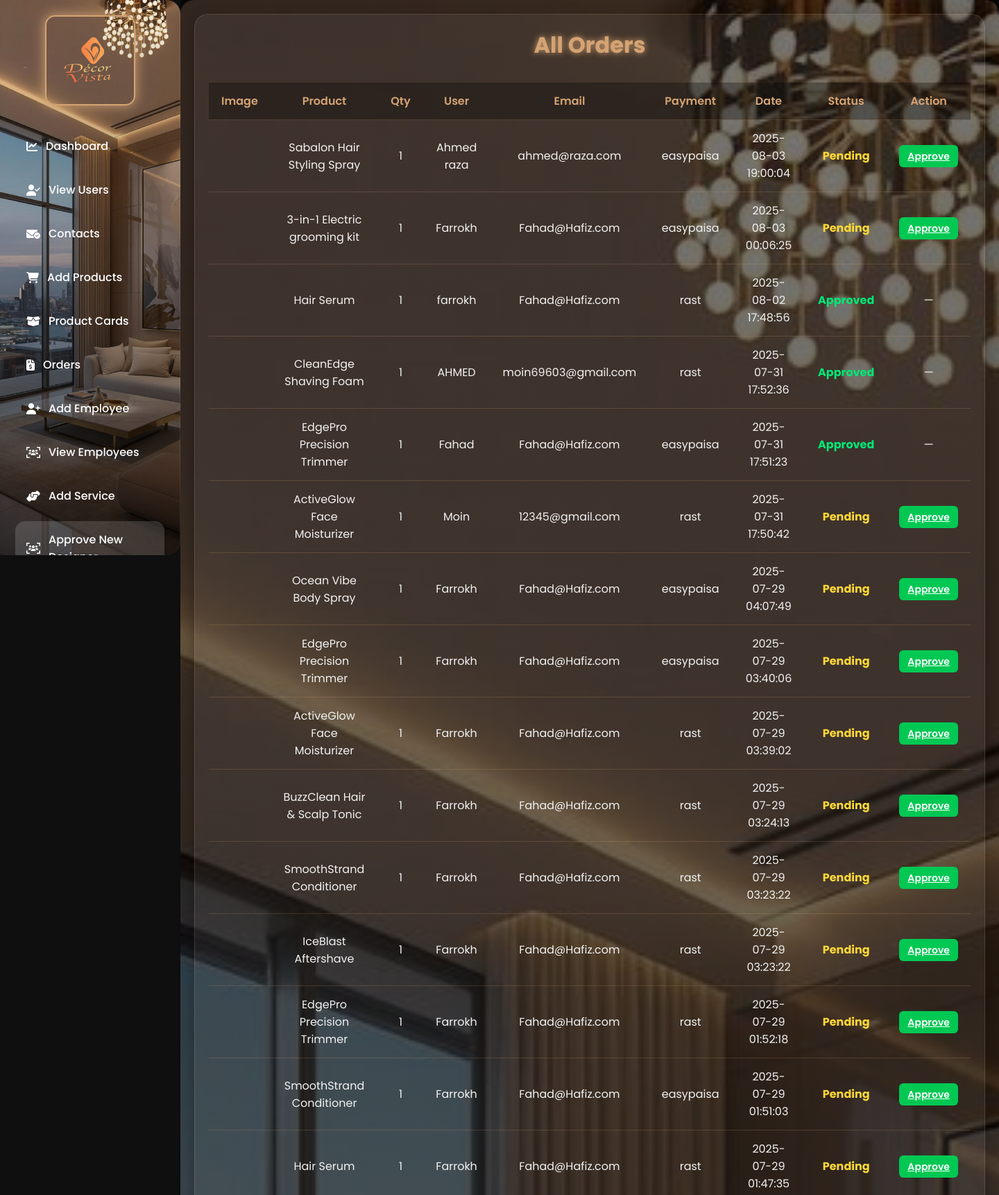
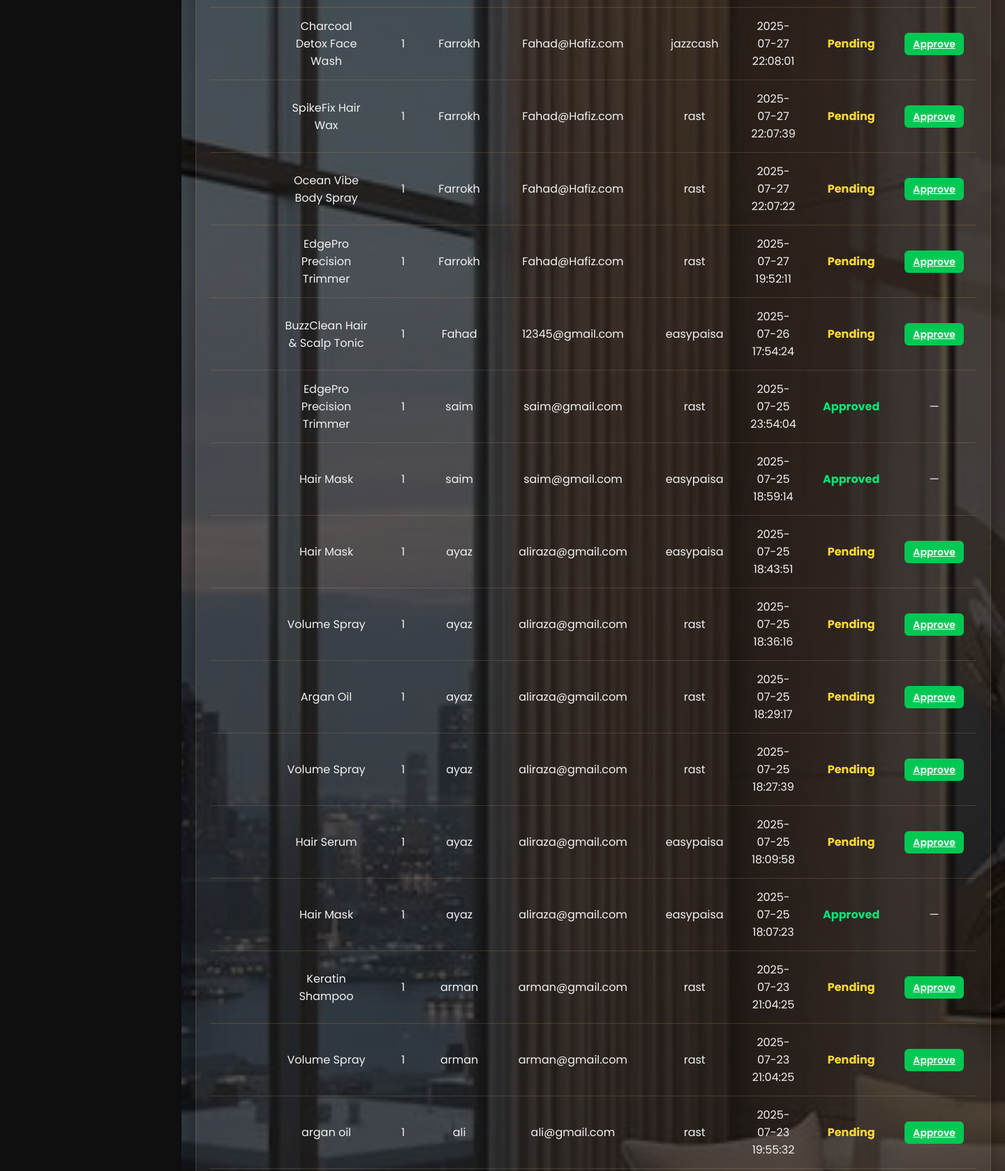
Page /admin_order.php (signed in, upper part) on the committed database (2 pictures, top to bottom).
### tables this page shows
CREATE TABLE `orders` (
  `id` int(11) NOT NULL,
  `product_name` varchar(100) DEFAULT NULL,
  `product_image` varchar(255) DEFAULT NULL,
  `product_price` decimal(10,2) DEFAULT NULL,
  `quantity` int(11) DEFAULT NULL,
  `username` varchar(100) DEFAULT NULL,
  `email` varchar(100) DEFAULT NULL,
  `payment_method` varchar(50) DEFAULT NULL,
  `order_date` datetime DEFAULT current_timestamp(),
  `status` varchar(20) DEFAULT 'Pending'
);

### admin_order.php (the view, shortened to what this page needs)
<?php
include 'db.php';
$result = mysqli_query($conn, "SELECT * FROM orders ORDER BY order_date DESC");
?>
<!DOCTYPE html>
<html lang="en">
<head>
  <link rel="stylesheet" href="https://cdnjs.cloudflare.com/ajax/libs/font-awesome/6.4.0/css/all.min.css">
</head>
<body>
  <div class="sidebar">
    <div class="logo">
      <img src="decorevistaimages/logo.png" alt="Logo" />
    </div>
  <nav>
            <a href="admin.php"><i class="fa-solid fa-chart-line"></i> Dashboard</a>
            <a href="Signup_view.php"><i class="fa-solid fa-user-check"></i> View Users</a>
            <a href="contect_view.php"><i class="fa-solid fa-envelope-circle-check"></i> Contacts</a>
            <a href="admin_add_product3.php"><i class="fa-solid fa-cart-shopping"></i> Add Products</a>
            <a href="view_products_cards.php"><i class="fa-solid fa-box-open"></i> Product Cards</a>
            <a href="admin_order.php"><i class="fa-solid fa-file-invoice-dollar"></i> Orders</a>
            <a href="admin_add_employee.php"><i class="fa-solid fa-user-plus"></i> Add Employee</a>
            <a href="admin_view_employee.php"><i class="fa-solid fa-users-viewfinder"></i> View Employees</a>
            <a href="appointment_service_add.php"><i class="fa-solid fa-handshake-angle"></i> Add Service</a>
            <a href="designer-approval.php" style="background:rgba(255,255,255,0.15);"><i
                    class="fa-solid fa-users-viewfinder"></i> Approve New Designer</a>
        </nav>
  </div>
<div class="main-content">
  <div class="container">
    <h2>All Orders</h2>
    <table>
      <thead>
        <tr>
          <th>Image</th>
          <th>Product</th>
          <th>Qty</th>
          <th>User</th>
          <th>Email</th>
          <th>Payment</th>
          <th>Date</th>
          <th>Status</th>
          <th>Action</th>
        </tr>
      </thead>
      <tbody>
        <?php while($row = mysqli_fetch_assoc($result)): ?>
        <tr>
          <td data-label="Image"><img src="<?= $row['product_image'] ?>" alt=""></td>
          <td data-label="Product"><?= $row['product_name'] ?></td>
          <td data-label="Qty"><?= $row['quantity'] ?></td>
          <td data-label="User"><?= $row['username'] ?></td>
          <td data-label="Email"><?= $row['email'] ?></td>
          <td data-label="Payment"><?= $row['payment_method'] ?></td>
          <td data-label="Date"><?= $row['order_date'] ?></td>
          <td data-label="Status" class="status <?= strtolower($row['status']) ?>"><?= $row['status'] ?></td>
          <td data-label="Action">
            <?php if ($row['status'] == 'Pending'): ?>
              <a href="?approve=<?= $row['id'] ?>" class="btn-approve">Approve</a>
            <?php else: ?>
              —
            <?php endif; ?>
          </td>
        </tr>
        <?php endwhile; ?>
      </tbody>
    </table>
  </div>
</div>
</body>
</html>

### admin_order.php (style rules this page uses)
:root { --brand-accent: #d4a373; --brand-hover: #b89560; --accent-light: #ffffff; --bg-dark: #0f0f0f; --card-bg: rgba(255, 255, 255, 0.06); --text-light: #f1f1f1; --sidebar-width: 260px; --shadow-glow: 0 0 18px var(--brand-accent); --glass-blur: blur(16px); }
* { margin: 0; padding: 0; box-sizing: border-box; }
body { font-family: 'Poppins', sans-serif; background: var(--bg-dark); color: var(--text-light); display: flex; min-height: 100vh; overflow-x: hidden; }
.sidebar { width: var(--sidebar-width); background: linear-gradient(180deg, rgba(212,163,115,0.1), rgba(0,0,0,0.7)), url('decorevistaimages/aaca7cec36ff5dd44456a145fc7a6b70.jpg') center/cover no-repeat; padding: 22px; position: fixed; height: 100vh; overflow-y: auto; border-right: 1px solid rgba(255,255,255,0.08); backdrop-filter: var(--glass-blur); z-index: 999; border-radius: 0 20px 20px 0; }
.sidebar .logo { text-align: center; margin-bottom: 25px; }
.sidebar .logo img { width: 130px; border-radius: 14px; border: 2px solid var(--brand-accent); box-shadow: var(--shadow-glow); }
.sidebar nav a { display: flex; align-items: center; color: #fff; text-decoration: none; padding: 14px 16px; margin: 10px 0; border-radius: 14px; font-weight: 500; font-size: 16px; gap: 12px; transition: 0.35s ease; }
.main-content { margin-left: var(--sidebar-width); padding: 20px; flex: 1; background: linear-gradient(180deg, rgba(212,163,115,0.08), rgba(0,0,0,0.55)), url('decorevistaimages/aaca7cec36ff5dd44456a145fc7a6b70.jpg') center/cover no-repeat; position: relative; z-index: 1; min-height: 100vh; border-radius: 20px; }
.main-content::before { content: ''; position: absolute; inset: 0; background: rgba(0,0,0,0.55); z-index: 0; }
.main-content > * { position: relative; z-index: 1; }
h2 { font-size: 32px; color: var(--brand-accent); margin-bottom: 30px; text-align: center; text-shadow: 0 0 10px var(--brand-accent); }
.container { background: var(--card-bg); padding: 20px; border-radius: 20px; max-width: 1200px; margin: 0 auto; box-shadow: 0 8px 22px rgba(0,0,0,0.3); border: 1px solid rgba(212,163,115,0.2); }
table { width: 100%; border-collapse: collapse; color: var(--text-light); }
th, td { padding: 14px 18px; text-align: center; border-bottom: 1px solid rgba(212,163,115,0.2); }
th { background: rgba(0,0,0,0.3); color: var(--brand-accent); font-weight: 600; }
img { width: 60px; border-radius: 6px; }
.btn-approve { padding: 6px 12px; background-color: #00c853; color: white; border: none; border-radius: 6px; font-size: 14px; font-weight: 600; cursor: pointer; transition: 0.3s; }
.status.pending { color: #fdd835; font-weight: bold; }
.status.approved { color: #00e676; font-weight: bold; }

### rows in the picture
orders: product_name "Sabalon Hair Styling Spray", quantity "1", username "Ahmed raza", email "ahmed@raza.com", payment_method "easypaisa", order_date "2025-08-03 19:00:04", status "Pending"
orders: product_name "3-in-1 Electric grooming kit", quantity "1", username "Farrokh", email "Fahad@Hafiz.com", payment_method "easypaisa", order_date "2025-08-03 00:06:25", status "Pending"
orders: product_name "Hair Serum", quantity "1", username "farrokh", email "Fahad@Hafiz.com", payment_method "rast", order_date "2025-08-02 17:48:56", status "Approved"
orders: product_name "CleanEdge Shaving Foam", quantity "1", username "AHMED", email "moin69603@gmail.com", payment_method "rast", order_date "2025-07-31 17:52:36", status "Approved"
orders: product_name "EdgePro Precision Trimmer", quantity "1", username "Fahad", email "Fahad@Hafiz.com", payment_method "easypaisa", order_date "2025-07-31 17:51:23", status "Approved"
orders: product_name "ActiveGlow Face Moisturizer", quantity "1", username "Moin", email "12345@gmail.com", payment_method "rast", order_date "2025-07-31 17:50:42", status "Pending"
orders: product_name "Ocean Vibe Body Spray", quantity "1", username "Farrokh", email "Fahad@Hafiz.com", payment_method "easypaisa", order_date "2025-07-29 04:07:49", status "Pending"
orders: product_name "EdgePro Precision Trimmer", quantity "1", username "Farrokh", email "Fahad@Hafiz.com", payment_method "easypaisa", order_date "2025-07-29 03:40:06", status "Pending"
orders: product_name "ActiveGlow Face Moisturizer", quantity "1", username "Farrokh", email "Fahad@Hafiz.com", payment_method "rast", order_date "2025-07-29 03:39:02", status "Pending"
orders: product_name "BuzzClean Hair & Scalp Tonic", quantity "1", username "Farrokh", email "Fahad@Hafiz.com", payment_method "rast", order_date "2025-07-29 03:24:13", status "Pending"
orders: product_name "SmoothStrand Conditioner", quantity "1", username "Farrokh", email "Fahad@Hafiz.com", payment_method "rast", order_date "2025-07-29 03:23:22", status "Pending"
orders: product_name "IceBlast Aftershave", quantity "1", username "Farrokh", email "Fahad@Hafiz.com", payment_method "rast", order_date "2025-07-29 03:23:22", status "Pending"
orders: product_name "EdgePro Precision Trimmer", quantity "1", username "Farrokh", email "Fahad@Hafiz.com", payment_method "rast", order_date "2025-07-29 01:52:18", status "Pending"
orders: product_name "SmoothStrand Conditioner", quantity "1", username "Farrokh", email "Fahad@Hafiz.com", payment_method "easypaisa", order_date "2025-07-29 01:51:03", status "Pending"
orders: product_name "Hair Serum", quantity "1", username "Farrokh", email "Fahad@Hafiz.com", payment_method "rast", order_date "2025-07-29 01:47:35", status "Pending"
orders: product_name "Charcoal Detox Face Wash", quantity "1", username "Farrokh", email "Fahad@Hafiz.com", payment_method "jazzcash", order_date "2025-07-27 22:08:01", status "Pending"
orders: product_name "SpikeFix Hair Wax", quantity "1", username "Farrokh", email "Fahad@Hafiz.com", payment_method "rast", order_date "2025-07-27 22:07:39", status "Pending"
orders: product_name "Ocean Vibe Body Spray", quantity "1", username "Farrokh", email "Fahad@Hafiz.com", payment_method "rast", order_date "2025-07-27 22:07:22", status "Pending"
orders: product_name "EdgePro Precision Trimmer", quantity "1", username "Farrokh", email "Fahad@Hafiz.com", payment_method "rast", order_date "2025-07-27 19:52:11", status "Pending"
orders: product_name "BuzzClean Hair & Scalp Tonic", quantity "1", username "Fahad", email "12345@gmail.com", payment_method "easypaisa", order_date "2025-07-26 17:54:24", status "Pending"
orders: product_name "EdgePro Precision Trimmer", quantity "1", username "saim", email "saim@gmail.com", payment_method "rast", order_date "2025-07-25 23:54:04", status "Approved"
orders: product_name "Hair Mask", quantity "1", username "saim", email "saim@gmail.com", payment_method "easypaisa", order_date "2025-07-25 18:59:14", status "Approved"
orders: product_name "Hair Mask", quantity "1", username "ayaz", email "aliraza@gmail.com", payment_method "easypaisa", order_date "2025-07-25 18:43:51", status "Pending"
orders: product_name "Volume Spray", quantity "1", username "ayaz", email "aliraza@gmail.com", payment_method "rast", order_date "2025-07-25 18:36:16", status "Pending"
orders: product_name "Argan Oil", quantity "1", username "ayaz", email "aliraza@gmail.com", payment_method "rast", order_date "2025-07-25 18:29:17", status "Pending"
orders: product_name "Volume Spray", quantity "1", username "ayaz", email "aliraza@gmail.com", payment_method "rast", order_date "2025-07-25 18:27:39", status "Pending"
orders: product_name "Hair Serum", quantity "1", username "ayaz", email "aliraza@gmail.com", payment_method "easypaisa", order_date "2025-07-25 18:09:58", status "Pending"
orders: product_name "Hair Mask", quantity "1", username "ayaz", email "aliraza@gmail.com", payment_method "easypaisa", order_date "2025-07-25 18:07:23", status "Approved"
orders: product_name "Keratin Shampoo", quantity "1", username "arman", email "arman@gmail.com", payment_method "rast", order_date "2025-07-23 21:04:25", status "Pending"
orders: product_name "Volume Spray", quantity "1", username "arman", email "arman@gmail.com", payment_method "rast", order_date "2025-07-23 21:04:25", status "Pending"
orders: product_name "argan oil", quantity "1", username "ali", email "ali@gmail.com", payment_method "rast", order_date "2025-07-23 19:55:32", status "Pending"
